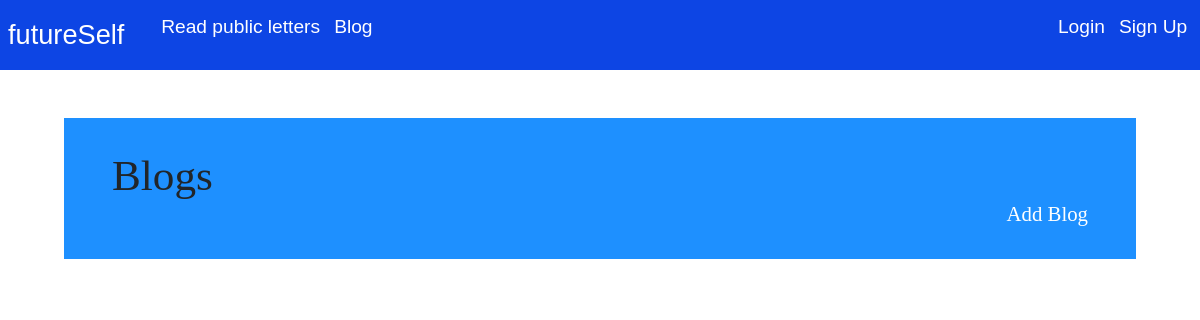
Page /blogs/all/ on the earlier database version.
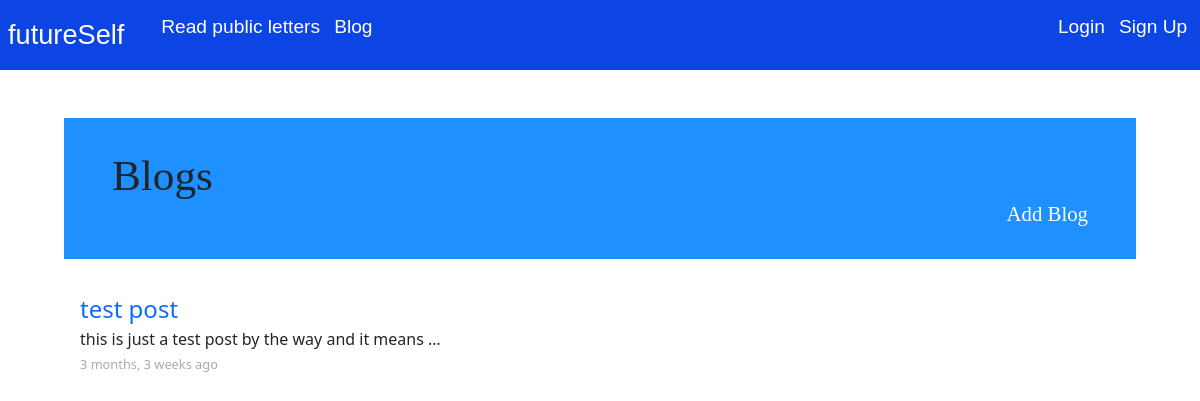
Same page on the later database version.
### blog/models.py (models this page shows, shortened)
class Blog(models.Model):
    class Status(models.TextChoices):
        PENDING = 'under review'
        PUBLISHED = 'published'
    title = models.CharField(max_length=25)
    content = models.TextField()
    slug = models.SlugField(unique=True)
    writer = models.ForeignKey(User, on_delete=models.CASCADE)
    date_posted = models.DateTimeField(auto_now_add=True)
    status = models.CharField(max_length=15, choices=Status.choices, default=Status.PENDING)
    class Meta:
        ordering = ('-date_posted',)
    def __str__(self) -> str:
        return self.title
    def get_absolute_url(self):
        return reverse("blog:blog_detail", args=[self.slug, self.date_posted.year, self.date_posted.month])

### blog/views.py (the view)
# urls.py: path('all/', BlogListView.as_view(), name='blog_list'),
class BlogListView(ListView):
    template_name = 'blog_list.html'
    queryset = Blog.objects.filter(status='published')
    context_object_name = 'blogs_list'

### blog/templates/blog_list.html (shortened to what this page needs)
{% extends 'blog_base.html' %}
{% block content %}
<div class="all_blogs">
    <h1>Blogs
        <div> <a href="{% url 'blog:blog_create' %}">Add Blog</a></div>
    </h1>
    {% for blog in blogs_list %}
    <div class="blogs">
        <a href="{{ blog.get_absolute_url }}"> {{ blog }}</a><br>
        <span>{{ blog.content|truncatewords:12 }}</span><br>
        <span id="date_posted">{{ blog.date_posted.date|timesince }} ago</span>
    </div>
    {% endfor %}
</div>
{% endblock content %}

Differences in the rows shown:
added Blog: title "test post", content "this is just a test post by the way and it means …", date_posted "3 months, 3 weeks"
